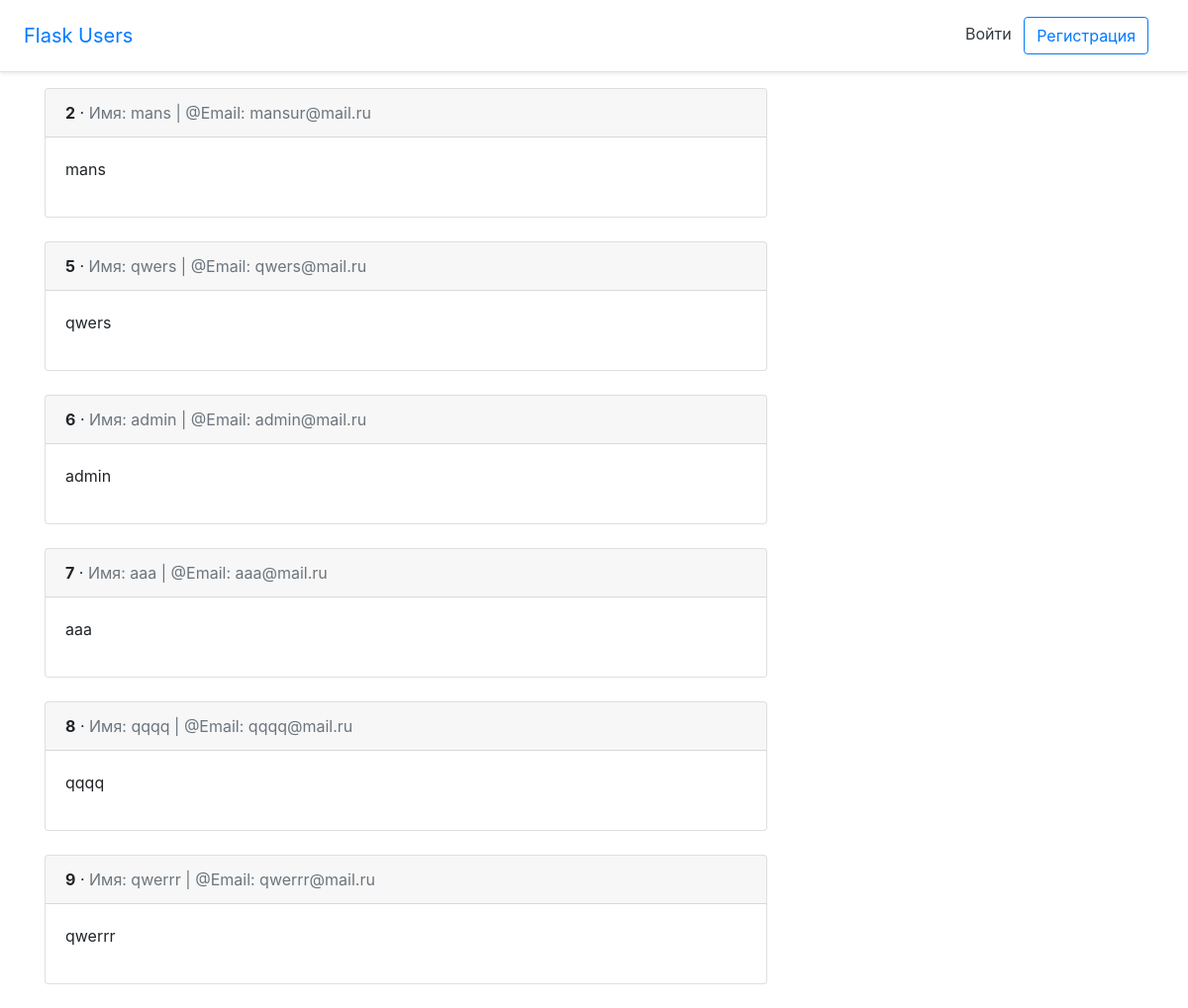
Page /human on the earlier database version.
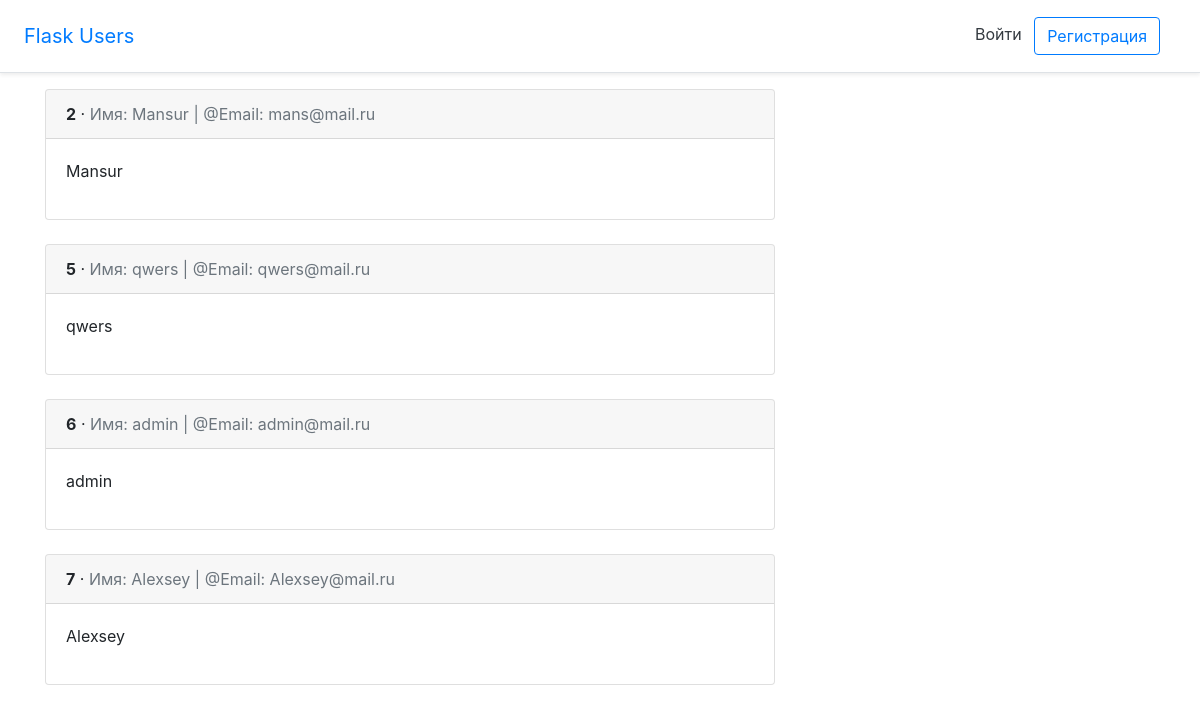
Same page on the later database version.
### flaskuserview/models.py (models this page shows, shortened)
class User(db.Model, UserMixin):
    __tablename__ = 'users'
    id = db.Column(db.Integer(), primary_key=True)
    username = db.Column(db.String(20), nullable=False, unique=True)
    email = db.Column(db.String(50), nullable=False, unique=True)
    avatar = db.Column(db.String(20), nullable=False, default='default.jpg')
    password = db.Column(db.String(20), nullable=False)
    admin = db.Column(db.Boolean(), default=False)

### flaskuserview/routes.py (the view)
@app.route('/human')
def human():
    users = User.query.all()
    return render_template ('human.html', users=users)

### flaskuserview/templates/human.html (shortened to what this page needs)
{% extends '_base.html' %}
{% block content %}
  {% for user in users %}
    <div class="card">
      <div class="card-header">
        <span class="font-weight-bold">{{ user.id }}</span> &middot;
        <span class="text-muted">Имя: {{ user.username }} | @Email: {{ user.email }}</span>
      </div>
      <div class="card-body">
        <p>{{ user.username }}</p>
      </div>
    </div>
    <br />
  {% endfor %}
{% endblock content %}

### flaskuserview/templates/_base.html (shortened to what this page needs)
<!DOCTYPE html>
<html>
<head>
  <link rel="stylesheet" href="https://stackpath.bootstrapcdn.com/bootstrap/4.5.0/css/bootstrap.min.css">
</head>
<body>
  <header>
    <div class="d-flex flex-column flex-md-row align-items-center p-3 px-md-4
     mb-3 bg-white border-bottom shadow-sm">
      <a href="{{ url_for('home') }}" class="navbar-brand my-0 mr-md-auto
      font-weight-normal">Flask Users</a>
      <nav class="my-2 my-md-0 mr-md-3">
        {% if current_user.is_authenticated %}
          <a class="p-2 text-dark" href="{{ url_for('account', username=current_user.username) }}">Профиль</a>
          <a class="p-2 text-dark" href="{{ url_for('logout') }}">Выйти</a>
        {% else %}
          <a class="p-2 text-dark" href="{{ url_for('login') }}">Войти</a>
          <a class="btn btn-outline-primary" href="{{ url_for('register') }}">Регистрация</a>
        {% endif %}
</nav>
    </div>
  </header>
  <div class="container">
        <div class=" row">
            <div class="col-md-8">
                {% block content %}{% endblock content %}
            </div>
        </div>
  </div>
</body>
</html>

Differences in the rows shown:
removed User: id "8", username "qqqq", email "qqqq@mail.ru"
removed User: id "9", username "qwerrr", email "qwerrr@mail.ru"
changed User id 2: username "mans" → "Mansur"; email "mansur@mail.ru" → "mans@mail.ru"
changed User id 7: username "aaa" → "Alexsey"; email "aaa@mail.ru" → "Alexsey@mail.ru"
